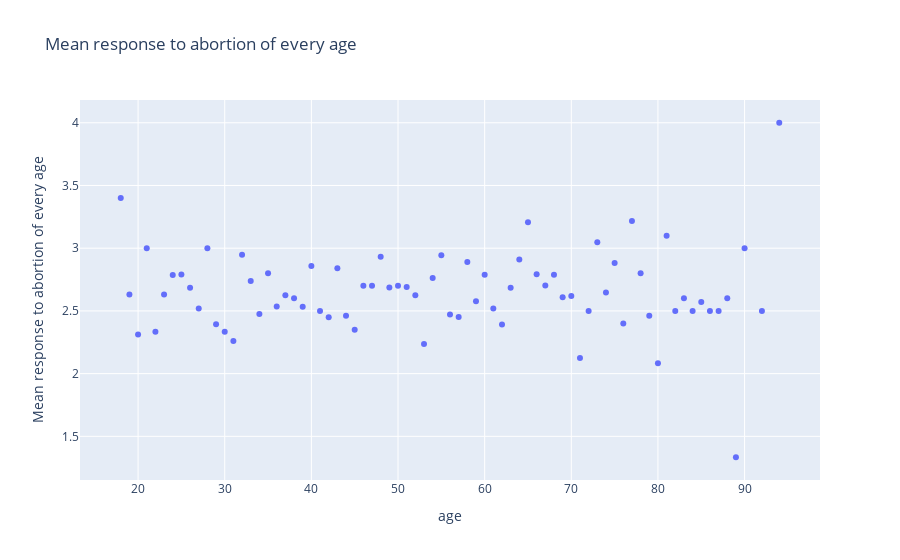
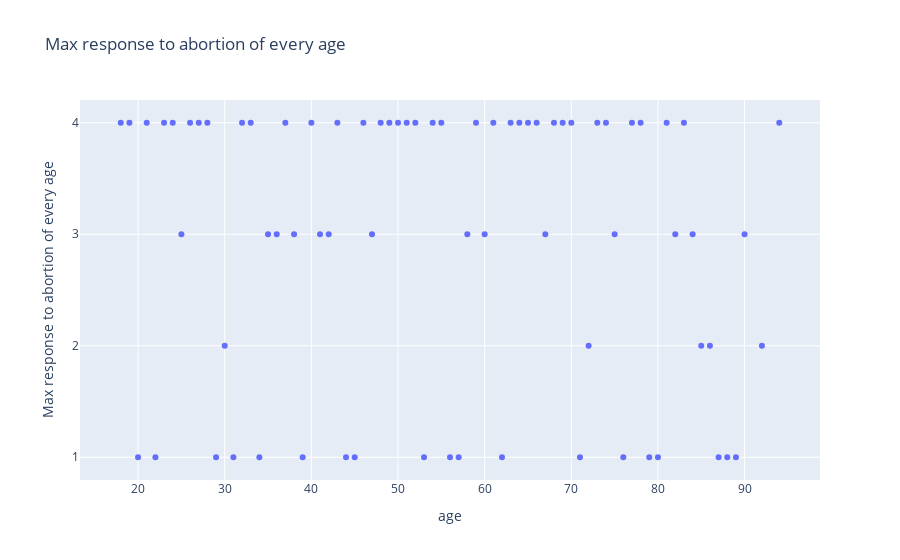

Here is the notebook cell these charts were saved with, in order:
### Code cell
abortion_age()

### Figure 1 — Plotly figure (JSON) as saved in the notebook; plotly's stock layout.template omitted (floating-point values rounded to 4 significant figures)
{"data": [{"hovertemplate": "age=%{x}<br>Mean response to abortion of every age=%{y}<extra></extra>", "legendgroup": "", "marker": {"color": "#636efa", "symbol": "circle"}, "mode": "markers", "name": "", "orientation": "v", "showlegend": false, "type": "scatter", "x": [18, 19, 20, 21, 22, 23, 24, 25, 26, 27, 28, 29, 30, 31, 32, 33, 34, 35, 36, 37, 38, 39, 40, 41, 42, 43, 44, 45, 46, 47, 48, 49, 50, 51, 52, 53, 54, 55, 56, 57, 58, 59, 60, 61, 62, 63, 64, 65, 66, 67, 68, 69, 70, 71, 72, 73, 74, 75, 76, 77, 78, 79, 80, 81, 82, 83, 84, 85, 86, 87, 88, 89, 90, 92, 94], "xaxis": "x", "y": [3.4, 2.632, 2.312, 3, 2.333, 2.632, 2.786, 2.789, 2.684, 2.52, 3, 2.393, 2.333, 2.261, 2.947, 2.739, 2.476, 2.8, 2.536, 2.625, 2.6, 2.533, 2.857, 2.5, 2.45, 2.84, 2.462, 2.35, 2.7, 2.7, 2.931, 2.688, 2.7, 2.69, 2.625, 2.235, 2.763, 2.944, 2.472, 2.452, 2.889, 2.577, 2.788, 2.52, 2.391, 2.684, 2.909, 3.207, 2.793, 2.703, 2.788, 2.609, 2.619, 2.125, 2.5, 3.048, 2.647, 2.882, 2.4, 3.217, 2.8, 2.462, 2.083, 3.1, 2.5, 2.6, 2.5, 2.571, 2.5, 2.5, 2.6, 1.333, 3, 2.5, 4], "yaxis": "y"}], "layout": {"legend": {"tracegroupgap": 0}, "title": {"text": "Mean response to abortion of every age"}, "xaxis": {"anchor": "y", "domain": [0, 1], "title": {"text": "age"}}, "yaxis": {"anchor": "x", "domain": [0, 1], "title": {"text": "Mean response to abortion of every age"}}}}

### Figure 2 — Plotly figure (JSON) as saved in the notebook; plotly's stock layout.template omitted (floating-point values rounded to 4 significant figures)
{"data": [{"hovertemplate": "age=%{x}<br>Max response to abortion of every age=%{y}<extra></extra>", "legendgroup": "", "marker": {"color": "#636efa", "symbol": "circle"}, "mode": "markers", "name": "", "orientation": "v", "showlegend": false, "type": "scatter", "x": [18, 19, 20, 21, 22, 23, 24, 25, 26, 27, 28, 29, 30, 31, 32, 33, 34, 35, 36, 37, 38, 39, 40, 41, 42, 43, 44, 45, 46, 47, 48, 49, 50, 51, 52, 53, 54, 55, 56, 57, 58, 59, 60, 61, 62, 63, 64, 65, 66, 67, 68, 69, 70, 71, 72, 73, 74, 75, 76, 77, 78, 79, 80, 81, 82, 83, 84, 85, 86, 87, 88, 89, 90, 92, 94], "xaxis": "x", "y": [4, 4, 1, 4, 1, 4, 4, 3, 4, 4, 4, 1, 2, 1, 4, 4, 1, 3, 3, 4, 3, 1, 4, 3, 3, 4, 1, 1, 4, 3, 4, 4, 4, 4, 4, 1, 4, 4, 1, 1, 3, 4, 3, 4, 1, 4, 4, 4, 4, 3, 4, 4, 4, 1, 2, 4, 4, 3, 1, 4, 4, 1, 1, 4, 3, 4, 3, 2, 2, 1, 1, 1, 3, 2, 4], "yaxis": "y"}], "layout": {"legend": {"tracegroupgap": 0}, "title": {"text": "Max response to abortion of every age"}, "xaxis": {"anchor": "y", "domain": [0, 1], "title": {"text": "age"}}, "yaxis": {"anchor": "x", "domain": [0, 1], "dtick": [1, 2, 3, 4], "title": {"text": "Max response to abortion of every age"}}}}
